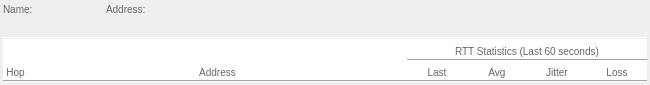
<?xml version="1.0" encoding="UTF-8"?>
<ui version="4.0">
 <class>TracerouteWindow</class>
 <widget class="QWidget" name="TracerouteWindow">
  <property name="geometry">
   <rect>
    <x>0</x>
    <y>0</y>
    <width>650</width>
    <height>85</height>
   </rect>
  </property>
  <property name="minimumSize">
   <size>
    <width>650</width>
    <height>0</height>
   </size>
  </property>
  <property name="maximumSize">
   <size>
    <width>650</width>
    <height>16777215</height>
   </size>
  </property>
  <property name="windowTitle">
   <string>Traceroute</string>
  </property>
  <layout class="QVBoxLayout" name="verticalLayout">
   <property name="spacing">
    <number>0</number>
   </property>
   <property name="leftMargin">
    <number>3</number>
   </property>
   <property name="topMargin">
    <number>3</number>
   </property>
   <property name="rightMargin">
    <number>3</number>
   </property>
   <property name="bottomMargin">
    <number>3</number>
   </property>
   <item>
    <layout class="QHBoxLayout" name="horizontalLayout">
     <property name="spacing">
      <number>3</number>
     </property>
     <property name="bottomMargin">
      <number>3</number>
     </property>
     <item>
      <layout class="QVBoxLayout" name="verticalLayout_2">
       <item>
        <widget class="QLabel" name="label_2">
         <property name="sizePolicy">
          <sizepolicy hsizetype="Preferred" vsizetype="Preferred">
           <horstretch>0</horstretch>
           <verstretch>0</verstretch>
          </sizepolicy>
         </property>
         <property name="minimumSize">
          <size>
           <width>100</width>
           <height>0</height>
          </size>
         </property>
         <property name="maximumSize">
          <size>
           <width>16777215</width>
           <height>16777215</height>
          </size>
         </property>
         <property name="styleSheet">
          <string notr="true">font: 10px;
color: rgb(102, 102, 102);</string>
         </property>
         <property name="text">
          <string>Name:</string>
         </property>
         <property name="alignment">
          <set>Qt::AlignLeading|Qt::AlignLeft|Qt::AlignVCenter</set>
         </property>
        </widget>
       </item>
       <item>
        <widget class="QLabel" name="labelName">
         <property name="sizePolicy">
          <sizepolicy hsizetype="Preferred" vsizetype="Fixed">
           <horstretch>0</horstretch>
           <verstretch>0</verstretch>
          </sizepolicy>
         </property>
         <property name="minimumSize">
          <size>
           <width>100</width>
           <height>0</height>
          </size>
         </property>
         <property name="maximumSize">
          <size>
           <width>16777215</width>
           <height>16777215</height>
          </size>
         </property>
         <property name="styleSheet">
          <string notr="true">font: 12px;
color: rgb(0, 0, 0);</string>
         </property>
         <property name="text">
          <string/>
         </property>
        </widget>
       </item>
      </layout>
     </item>
     <item>
      <layout class="QVBoxLayout" name="verticalLayout_3">
       <item>
        <widget class="QLabel" name="label_4">
         <property name="sizePolicy">
          <sizepolicy hsizetype="Expanding" vsizetype="Preferred">
           <horstretch>0</horstretch>
           <verstretch>0</verstretch>
          </sizepolicy>
         </property>
         <property name="minimumSize">
          <size>
           <width>0</width>
           <height>0</height>
          </size>
         </property>
         <property name="maximumSize">
          <size>
           <width>16777215</width>
           <height>16777215</height>
          </size>
         </property>
         <property name="styleSheet">
          <string notr="true">font: 10px;
color: rgb(102, 102, 102);</string>
         </property>
         <property name="text">
          <string>Address:</string>
         </property>
         <property name="alignment">
          <set>Qt::AlignLeading|Qt::AlignLeft|Qt::AlignVCenter</set>
         </property>
        </widget>
       </item>
       <item>
        <widget class="QLabel" name="labelAddress">
         <property name="sizePolicy">
          <sizepolicy hsizetype="Expanding" vsizetype="Preferred">
           <horstretch>0</horstretch>
           <verstretch>0</verstretch>
          </sizepolicy>
         </property>
         <property name="minimumSize">
          <size>
           <width>0</width>
           <height>0</height>
          </size>
         </property>
         <property name="maximumSize">
          <size>
           <width>16777215</width>
           <height>16777215</height>
          </size>
         </property>
         <property name="styleSheet">
          <string notr="true">font: 12px;
color: rgb(0, 0, 0);</string>
         </property>
         <property name="text">
          <string/>
         </property>
        </widget>
       </item>
      </layout>
     </item>
    </layout>
   </item>
   <item>
    <widget class="Line" name="line">
     <property name="styleSheet">
      <string notr="true">color: rgb(255, 255, 255);</string>
     </property>
     <property name="frameShadow">
      <enum>QFrame::Plain</enum>
     </property>
     <property name="orientation">
      <enum>Qt::Horizontal</enum>
     </property>
    </widget>
   </item>
   <item>
    <layout class="QHBoxLayout" name="horizontalLayout_2">
     <property name="spacing">
      <number>0</number>
     </property>
     <property name="topMargin">
      <number>0</number>
     </property>
     <item>
      <widget class="QLabel" name="label_3">
       <property name="sizePolicy">
        <sizepolicy hsizetype="Fixed" vsizetype="Expanding">
         <horstretch>0</horstretch>
         <verstretch>0</verstretch>
        </sizepolicy>
       </property>
       <property name="minimumSize">
        <size>
         <width>25</width>
         <height>0</height>
        </size>
       </property>
       <property name="maximumSize">
        <size>
         <width>25</width>
         <height>16777215</height>
        </size>
       </property>
       <property name="styleSheet">
        <string notr="true">font: 10px;
color: rgb(102, 102, 102);
background: rgb(255, 255, 255);</string>
       </property>
       <property name="text">
        <string>Hop</string>
       </property>
       <property name="alignment">
        <set>Qt::AlignBottom|Qt::AlignHCenter</set>
       </property>
      </widget>
     </item>
     <item>
      <widget class="QLabel" name="label_5">
       <property name="sizePolicy">
        <sizepolicy hsizetype="Expanding" vsizetype="Expanding">
         <horstretch>0</horstretch>
         <verstretch>0</verstretch>
        </sizepolicy>
       </property>
       <property name="minimumSize">
        <size>
         <width>0</width>
         <height>0</height>
        </size>
       </property>
       <property name="styleSheet">
        <string notr="true">font: 10px;
color: rgb(102, 102, 102);
background: rgb(255, 255, 255);</string>
       </property>
       <property name="text">
        <string>Address</string>
       </property>
       <property name="alignment">
        <set>Qt::AlignBottom|Qt::AlignHCenter</set>
       </property>
      </widget>
     </item>
     <item>
      <layout class="QVBoxLayout" name="verticalLayout_4">
       <property name="spacing">
        <number>0</number>
       </property>
       <property name="leftMargin">
        <number>0</number>
       </property>
       <property name="topMargin">
        <number>0</number>
       </property>
       <property name="rightMargin">
        <number>0</number>
       </property>
       <property name="bottomMargin">
        <number>0</number>
       </property>
       <item>
        <widget class="QLabel" name="label_8">
         <property name="sizePolicy">
          <sizepolicy hsizetype="Preferred" vsizetype="Preferred">
           <horstretch>0</horstretch>
           <verstretch>0</verstretch>
          </sizepolicy>
         </property>
         <property name="minimumSize">
          <size>
           <width>0</width>
           <height>0</height>
          </size>
         </property>
         <property name="maximumSize">
          <size>
           <width>16777215</width>
           <height>16777215</height>
          </size>
         </property>
         <property name="styleSheet">
          <string notr="true">font: 10px;
color: rgb(102, 102, 102);
background: rgb(255, 255, 255);</string>
         </property>
         <property name="text">
          <string>RTT Statistics (Last 60 seconds)</string>
         </property>
         <property name="alignment">
          <set>Qt::AlignBottom|Qt::AlignHCenter</set>
         </property>
        </widget>
       </item>
       <item>
        <widget class="Line" name="line_3">
         <property name="styleSheet">
          <string notr="true">color: rgb(164, 164, 164);
background-color: rgb(255, 255, 255);</string>
         </property>
         <property name="frameShadow">
          <enum>QFrame::Plain</enum>
         </property>
         <property name="orientation">
          <enum>Qt::Horizontal</enum>
         </property>
        </widget>
       </item>
       <item>
        <layout class="QHBoxLayout" name="horizontalLayout_4">
         <property name="spacing">
          <number>0</number>
         </property>
         <item>
          <widget class="QLabel" name="label_9">
           <property name="sizePolicy">
            <sizepolicy hsizetype="Fixed" vsizetype="Preferred">
             <horstretch>0</horstretch>
             <verstretch>0</verstretch>
            </sizepolicy>
           </property>
           <property name="minimumSize">
            <size>
             <width>60</width>
             <height>0</height>
            </size>
           </property>
           <property name="maximumSize">
            <size>
             <width>60</width>
             <height>16777215</height>
            </size>
           </property>
           <property name="styleSheet">
            <string notr="true">font: 10px;
color: rgb(102, 102, 102);
background: rgb(255, 255, 255);</string>
           </property>
           <property name="text">
            <string>Last</string>
           </property>
           <property name="alignment">
            <set>Qt::AlignBottom|Qt::AlignHCenter</set>
           </property>
          </widget>
         </item>
         <item>
          <widget class="QLabel" name="label">
           <property name="sizePolicy">
            <sizepolicy hsizetype="Fixed" vsizetype="Preferred">
             <horstretch>0</horstretch>
             <verstretch>0</verstretch>
            </sizepolicy>
           </property>
           <property name="minimumSize">
            <size>
             <width>60</width>
             <height>0</height>
            </size>
           </property>
           <property name="maximumSize">
            <size>
             <width>60</width>
             <height>16777215</height>
            </size>
           </property>
           <property name="styleSheet">
            <string notr="true">font: 10px;
color: rgb(102, 102, 102);
background: rgb(255, 255, 255);</string>
           </property>
           <property name="text">
            <string>Avg</string>
           </property>
           <property name="alignment">
            <set>Qt::AlignBottom|Qt::AlignHCenter</set>
           </property>
          </widget>
         </item>
         <item>
          <widget class="QLabel" name="label_6">
           <property name="sizePolicy">
            <sizepolicy hsizetype="Fixed" vsizetype="Preferred">
             <horstretch>0</horstretch>
             <verstretch>0</verstretch>
            </sizepolicy>
           </property>
           <property name="minimumSize">
            <size>
             <width>60</width>
             <height>0</height>
            </size>
           </property>
           <property name="maximumSize">
            <size>
             <width>60</width>
             <height>16777215</height>
            </size>
           </property>
           <property name="styleSheet">
            <string notr="true">font: 10px;
color: rgb(102, 102, 102);
background: rgb(255, 255, 255);</string>
           </property>
           <property name="text">
            <string>Jitter</string>
           </property>
           <property name="alignment">
            <set>Qt::AlignBottom|Qt::AlignHCenter</set>
           </property>
          </widget>
         </item>
         <item>
          <widget class="QLabel" name="label_7">
           <property name="sizePolicy">
            <sizepolicy hsizetype="Fixed" vsizetype="Preferred">
             <horstretch>0</horstretch>
             <verstretch>0</verstretch>
            </sizepolicy>
           </property>
           <property name="minimumSize">
            <size>
             <width>60</width>
             <height>0</height>
            </size>
           </property>
           <property name="maximumSize">
            <size>
             <width>60</width>
             <height>16777215</height>
            </size>
           </property>
           <property name="styleSheet">
            <string notr="true">font: 10px;
color: rgb(102, 102, 102);
background: rgb(255, 255, 255);</string>
           </property>
           <property name="text">
            <string>Loss</string>
           </property>
           <property name="alignment">
            <set>Qt::AlignBottom|Qt::AlignHCenter</set>
           </property>
          </widget>
         </item>
        </layout>
       </item>
      </layout>
     </item>
    </layout>
   </item>
   <item>
    <widget class="Line" name="line_2">
     <property name="styleSheet">
      <string notr="true">color: rgb(164, 164, 164);
background-color: rgb(255, 255, 255);</string>
     </property>
     <property name="frameShadow">
      <enum>QFrame::Plain</enum>
     </property>
     <property name="orientation">
      <enum>Qt::Horizontal</enum>
     </property>
    </widget>
   </item>
   <item>
    <layout class="QVBoxLayout" name="layoutTracerouteItems">
     <property name="spacing">
      <number>0</number>
     </property>
     <property name="topMargin">
      <number>0</number>
     </property>
    </layout>
   </item>
  </layout>
 </widget>
 <resources/>
 <connections/>
</ui>
